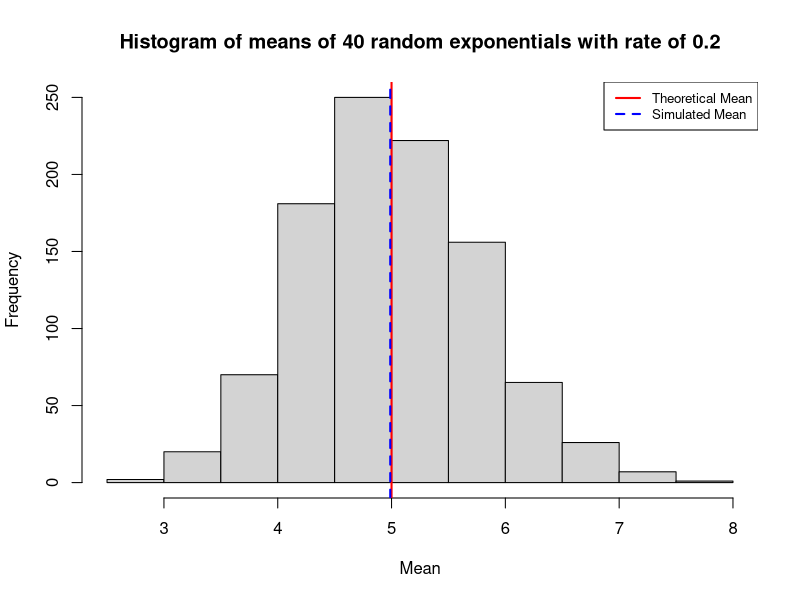
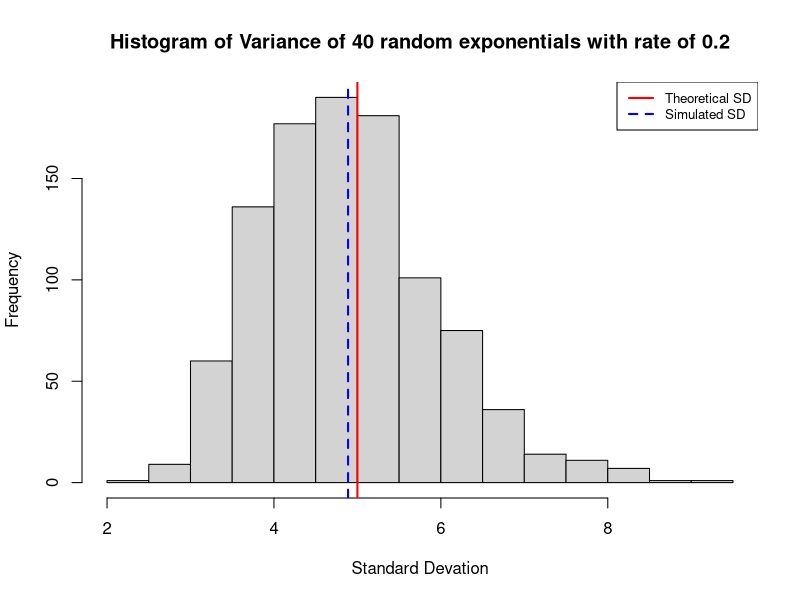
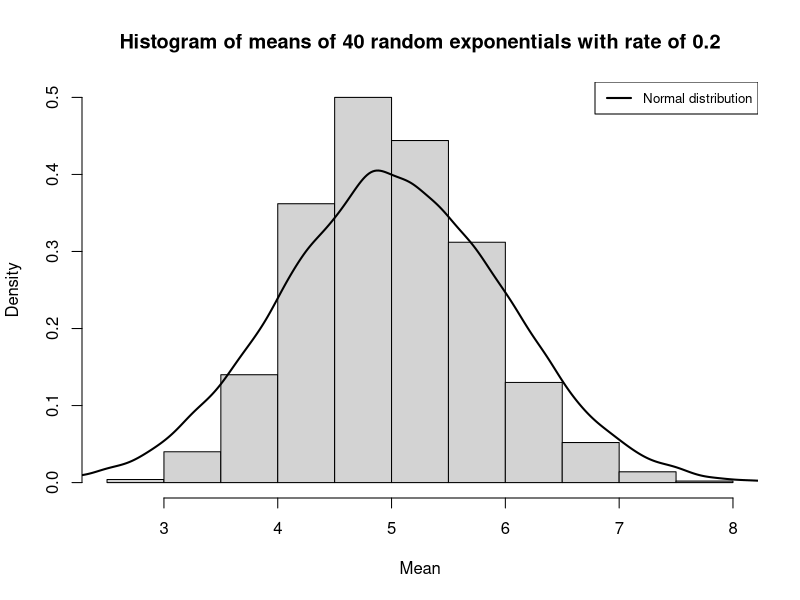
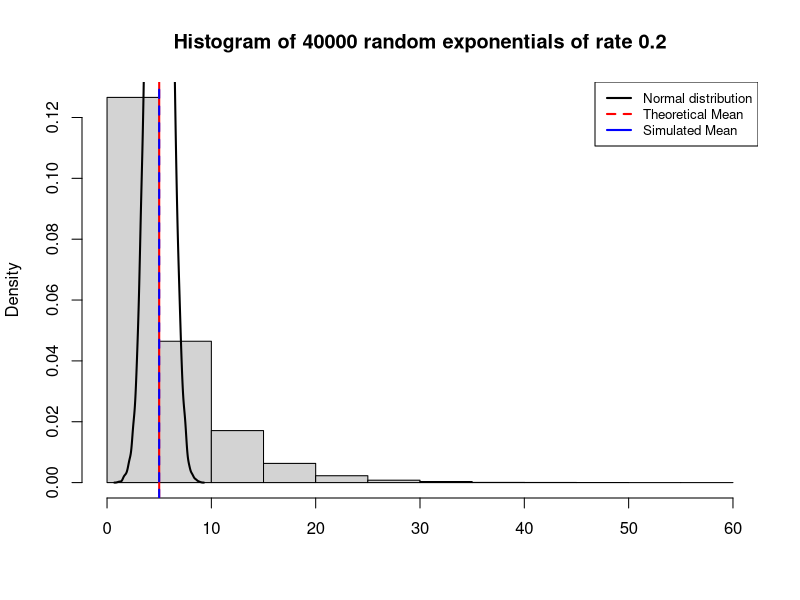

Write R code to recreate these figures, in order.
## ---- chunk 1
knitr::opts_chunk$set(echo = TRUE)
## ---- chunk 2
# set rate parameter
lambda = 0.2
# calculate theoretical mean / sd
theo_mean =  1/lambda
theo_sd = 1/lambda
## ---- chunk 3
# simulate 1000 averages of 40 random exponentials
means = NULL
for (i in 1:1000) means = c(means, mean(rexp(40, lambda)))
# plot the histogram
hist(means, xlab = "Mean",
     main = "Histogram of means of 40 random exponentials with rate of 0.2")
# add vertical line for theoretical and simulated mean
abline(v = theo_mean, lwd = 2, col = "red")
abline(v = mean(means), lwd = 2, col = "blue", lty = 2)
# add legend
legend("topright", legend = c("Theoretical Mean", "Simulated Mean"),
       lty = c(1, 2), col = c("red", "blue"), lwd = 2, cex = 0.8)
## ---- chunk 4
#caluclate SD of 1000 samples of 40 random exponentials
sds = NULL
for (i in 1:1000) sds = c(sds, sd(rexp(40, lambda)))
hist(sds , xlab = "Standard Devation", 
     main = "Histogram of Variance of 40 random exponentials with rate of 0.2")
#add vertical lines for theoretical and simulated 
abline(v = theo_sd, lwd = 2, lty = 1, col = "red")
abline(v = mean(sds), lwd = 2, lty = 2, col = "blue")
# add legend
legend("topright", legend = c("Theoretical SD", "Simulated SD"),  lty = c(1, 2), 
       col = c("red", "blue"), lwd = 2, cex = 0.8)
## ---- chunk 5
#simulate 10,000 random normals with mean of theoretical mean, sd = 1
rnorms <- rnorm(40000, mean = theo_mean, sd = 1)
#histgram of means
hist(means, probability = TRUE, xlab = "Mean",
     main = "Histogram of means of 40 random exponentials with rate of 0.2")
#overlay an approximate normal distribution
lines(density(rnorms),  lwd = 2, col = "black")
#add legend
legend("topright", legend = c("Normal distribution"), lty = c(1), 
       col = c("black"), lwd = 2, cex = 0.8)
## ---- chunk 6
#generate large number of random exponentials
large_exp <- rexp(40000, lambda)
#plot histogram of them
hist(large_exp, probability = TRUE, xlab = NULL,
     main = "Histogram of 40000 random exponentials of rate 0.2")
#overlay the means and normal distribution
abline(v = theo_mean, lwd = 2, col = "red")
abline(v = mean(large_exp), lwd = 2, lty = 2, col ="blue")
lines(density(rnorms),  lwd = 2, col = "black")
#add legend
legend("topright",  legend = c("Normal distribution", "Theoretical Mean",
       "Simulated Mean"), lty = c(1, 2, 1), col = c("black", "red", "blue"),
       lwd = 2, cex = 0.8)
